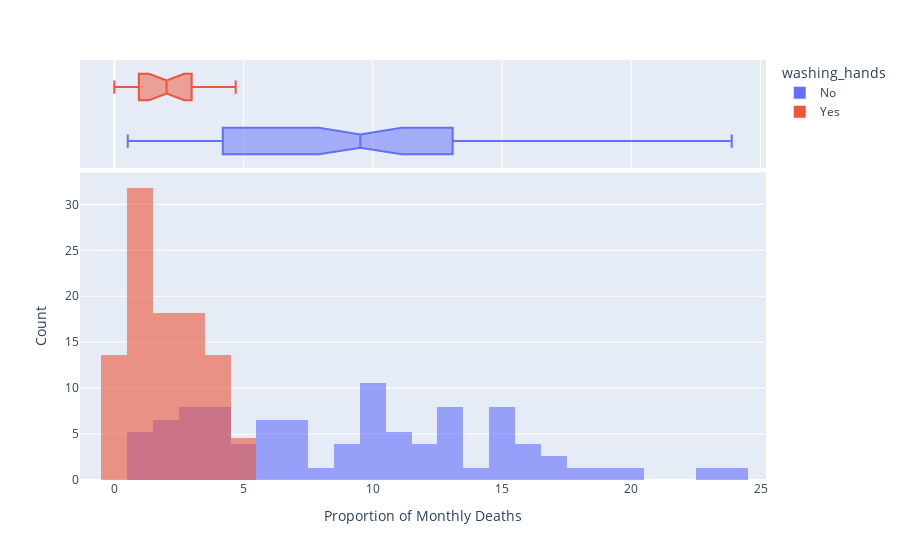

Here is the notebook cell this chart was saved with:
### Markdown cell above
### Use Histograms to Visualise the Monthly Distribution of Outcomes

**Challenge**: Create a [plotly histogram](https://plotly.com/python/histograms/) to show the monthly percentage of deaths. 

* Use docs to check out the available parameters. Use the [`color` parameter](https://plotly.github.io/plotly.py-docs/generated/plotly.express.histogram.html) to display two overlapping histograms.
* The time period of handwashing is shorter than not handwashing. Change `histnorm` to `percent` to make the time periods comparable. 
* Make the histograms slighlty transparent
* Experiment with the number of bins on the histogram. Which number work well in communicating the range of outcomes?
* Just for fun, display your box plot on the top of the histogram using the `marginal` parameter.

### Code cell
hist = px.histogram(df_monthly, 
                   x='pct_deaths', 
                   color='washing_hands',
                   nbins=30,
                   opacity=0.6,
                   barmode='overlay',
                   histnorm='percent',
                   marginal='box',)
 
hist.update_layout(xaxis_title='Proportion of Monthly Deaths',
                   yaxis_title='Count',)
 
hist.show()

### Figure 1 — Plotly figure (JSON) as saved in the notebook; plotly's stock layout.template omitted (floating-point values rounded to 4 significant figures)
{"data": [{"alignmentgroup": "True", "bingroup": "x", "histnorm": "percent", "hovertemplate": "washing_hands=No<br>pct_deaths=%{x}<br>percent=%{y}<extra></extra>", "legendgroup": "No", "marker": {"color": "#636efa", "opacity": 0.6, "pattern": {"shape": ""}}, "name": "No", "nbinsx": 30, "offsetgroup": "No", "orientation": "v", "showlegend": true, "type": "histogram", "x": [12.71, 7.004, 4.152, 1.544, 0.7782, 4.762, 7.767, 1.333, 1.843, 9.924, 18.4, 17.25, 10.89, 9.278, 9.701, 3.125, 6.186, 17.2, 20.3, 15.53, 22.68, 18.68, 23.89, 16.05, 13.77, 11.04, 10.66, 5.747, 3.922, 0.5208, 1.531, 2.212, 14.97, 6.667, 7.451, 13.17, 10.14, 14.55, 14.75, 5.512, 2.609, 4.186, 5.944, 1.21, 3.125, 9.926, 9.541, 7.055, 4.53, 4.262, 4.059, 4.207, 6.667, 5.769, 3.462, 9.542, 12.92, 9.864, 9.492, 11.81, 15.32, 13.37, 15.95, 11.85, 9.215, 11.58, 15.29, 12.58, 13.01, 9.726, 5.096, 3.115, 1.887, 3.481, 15.45, 10.91], "xaxis": "x", "yaxis": "y"}, {"alignmentgroup": "True", "hovertemplate": "washing_hands=No<br>pct_deaths=%{x}<extra></extra>", "legendgroup": "No", "marker": {"color": "#636efa"}, "name": "No", "notched": true, "offsetgroup": "No", "showlegend": false, "type": "box", "x": [12.71, 7.004, 4.152, 1.544, 0.7782, 4.762, 7.767, 1.333, 1.843, 9.924, 18.4, 17.25, 10.89, 9.278, 9.701, 3.125, 6.186, 17.2, 20.3, 15.53, 22.68, 18.68, 23.89, 16.05, 13.77, 11.04, 10.66, 5.747, 3.922, 0.5208, 1.531, 2.212, 14.97, 6.667, 7.451, 13.17, 10.14, 14.55, 14.75, 5.512, 2.609, 4.186, 5.944, 1.21, 3.125, 9.926, 9.541, 7.055, 4.53, 4.262, 4.059, 4.207, 6.667, 5.769, 3.462, 9.542, 12.92, 9.864, 9.492, 11.81, 15.32, 13.37, 15.95, 11.85, 9.215, 11.58, 15.29, 12.58, 13.01, 9.726, 5.096, 3.115, 1.887, 3.481, 15.45, 10.91], "xaxis": "x2", "yaxis": "y2"}, {"alignmentgroup": "True", "bingroup": "x", "histnorm": "percent", "hovertemplate": "washing_hands=Yes<br>pct_deaths=%{x}<br>percent=%{y}<extra></extra>", "legendgroup": "Yes", "marker": {"color": "#EF553B", "opacity": 0.6, "pattern": {"shape": ""}}, "name": "Yes", "nbinsx": 30, "offsetgroup": "Yes", "orientation": "v", "showlegend": true, "type": "histogram", "x": [2.19, 1.186, 1.859, 4.38, 3.806, 4.28, 2.847, 3.413, 0.6826, 0, 0.6515, 0.9494, 1.124, 0.3704, 0, 0.9524, 2.288, 2.821, 1.323, 2.184, 2.993, 4.695], "xaxis": "x", "yaxis": "y"}, {"alignmentgroup": "True", "hovertemplate": "washing_hands=Yes<br>pct_deaths=%{x}<extra></extra>", "legendgroup": "Yes", "marker": {"color": "#EF553B"}, "name": "Yes", "notched": true, "offsetgroup": "Yes", "showlegend": false, "type": "box", "x": [2.19, 1.186, 1.859, 4.38, 3.806, 4.28, 2.847, 3.413, 0.6826, 0, 0.6515, 0.9494, 1.124, 0.3704, 0, 0.9524, 2.288, 2.821, 1.323, 2.184, 2.993, 4.695], "xaxis": "x2", "yaxis": "y2"}], "layout": {"barmode": "overlay", "legend": {"title": {"text": "washing_hands"}, "tracegroupgap": 0}, "margin": {"t": 60}, "xaxis": {"anchor": "y", "domain": [0, 1], "title": {"text": "Proportion of Monthly Deaths"}}, "xaxis2": {"anchor": "y2", "domain": [0, 1], "matches": "x", "showgrid": true, "showticklabels": false}, "yaxis": {"anchor": "x", "domain": [0, 0.7326], "title": {"text": "Count"}}, "yaxis2": {"anchor": "x2", "domain": [0.7426, 1], "matches": "y2", "showgrid": false, "showline": false, "showticklabels": false, "ticks": ""}}}
